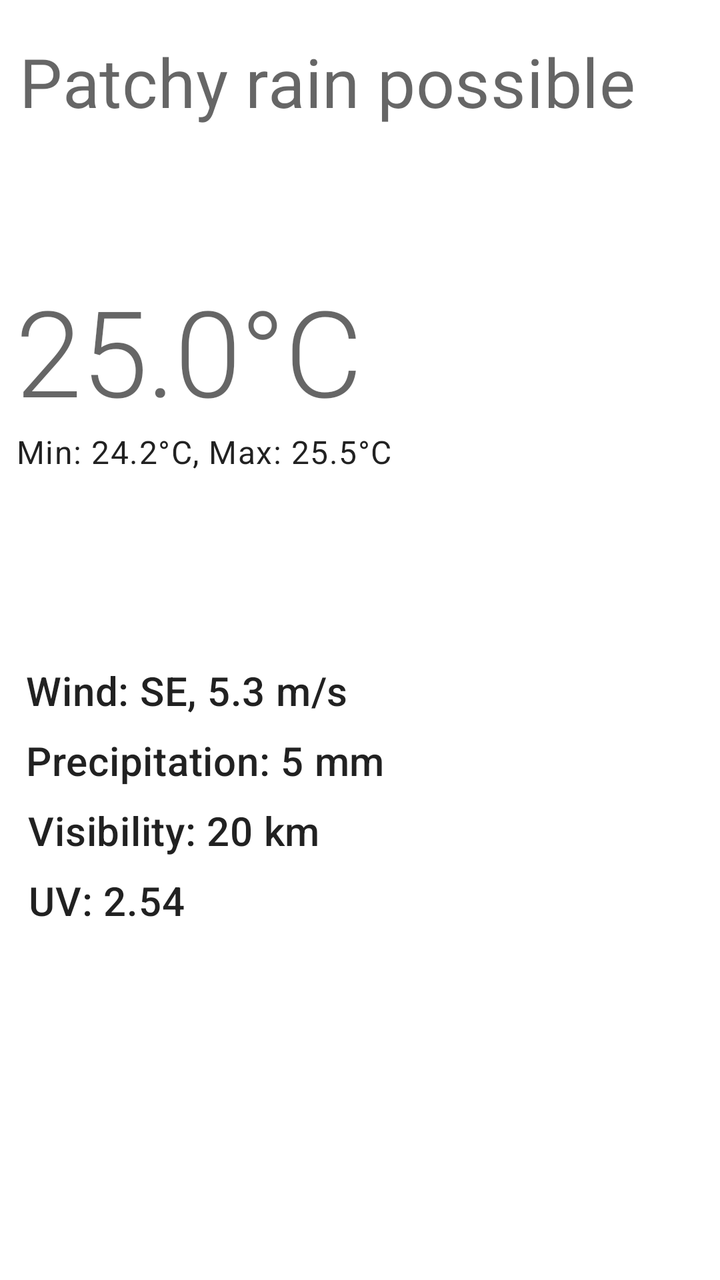
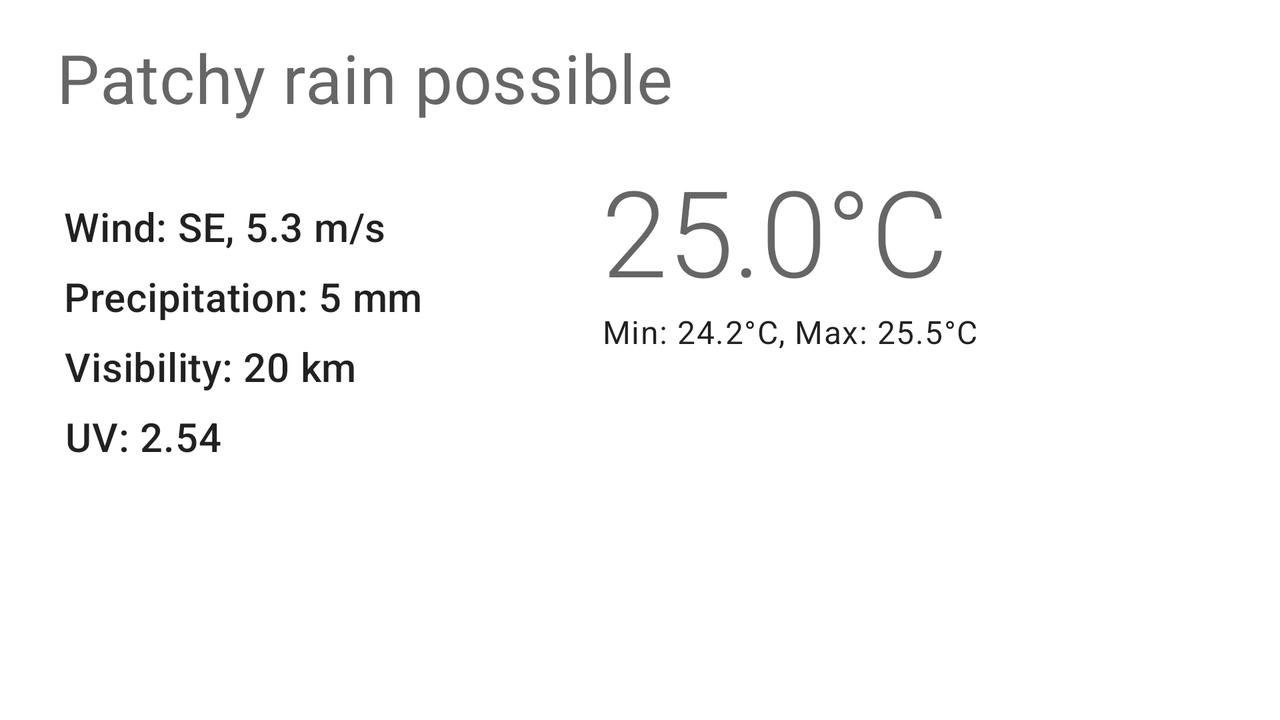

Two renders of one Android screen. The first uses the default layout on a phone; the second uses the alternative layout the repository ships for a different screen configuration, on a matching device. The two XML files are below.
<!-- AndroidManifest.xml: application theme AppTheme -->
<!-- res/layout/future_detail_weather_fragment.xml -->
<?xml version="1.0" encoding="utf-8"?>
<androidx.constraintlayout.widget.ConstraintLayout xmlns:app="http://schemas.android.com/apk/res-auto"
    xmlns:android="http://schemas.android.com/apk/res/android"
    android:layout_width="match_parent"
    android:layout_height="match_parent"
    xmlns:tools="http://schemas.android.com/tools">

    <androidx.constraintlayout.widget.Guideline
        android:id="@+id/guideline"
        android:layout_width="wrap_content"
        android:layout_height="wrap_content"
        android:orientation="vertical"
        app:layout_constraintGuide_begin="192dp" />

    <TextView
        android:id="@+id/textView_temperature"
        android:layout_width="wrap_content"
        android:layout_height="wrap_content"
        android:layout_marginStart="8dp"
        android:layout_marginEnd="8dp"
        android:layout_marginBottom="8dp"
        android:textAppearance="@style/TextAppearance.MaterialComponents.Headline2"
        app:layout_constraintBottom_toBottomOf="@+id/imageView_condition_icon"
        app:layout_constraintEnd_toStartOf="@+id/guideline"
        app:layout_constraintHorizontal_bias="0.0"
        app:layout_constraintStart_toStartOf="parent"
        app:layout_constraintTop_toTopOf="@+id/imageView_condition_icon"
        app:layout_constraintVertical_bias="1.0"
        tools:text="25.0°C" />

    <ImageView
        android:id="@+id/imageView_condition_icon"
        android:layout_width="0dp"
        android:layout_height="0dp"
        android:layout_marginStart="8dp"
        android:layout_marginTop="8dp"
        android:layout_marginEnd="8dp"
        android:layout_marginBottom="8dp"
        app:layout_constraintBottom_toBottomOf="parent"
        app:layout_constraintDimensionRatio="1:1"
        app:layout_constraintEnd_toEndOf="parent"
        app:layout_constraintHorizontal_bias="0.889"
        app:layout_constraintStart_toStartOf="parent"
        app:layout_constraintTop_toTopOf="parent"
        app:layout_constraintVertical_bias="0.234"
        app:layout_constraintWidth_percent="0.25"
        tools:src="@drawable/ic_weather_sunny"
        tools:tint="#f9a920" />

    <TextView
        android:id="@+id/textView_min_max_temperature"
        android:layout_width="wrap_content"
        android:layout_height="wrap_content"
        android:layout_marginEnd="8dp"
        android:layout_marginBottom="8dp"
        android:textAppearance="@style/TextAppearance.MaterialComponents.Body1"
        app:layout_constraintBottom_toBottomOf="parent"
        app:layout_constraintEnd_toEndOf="parent"
        app:layout_constraintHorizontal_bias="0.0"
        app:layout_constraintStart_toStartOf="@+id/textView_temperature"
        app:layout_constraintTop_toBottomOf="@+id/textView_temperature"
        app:layout_constraintVertical_bias="0.0"
        tools:text="Min: 24.2°C, Max: 25.5°C" />

    <TextView
        android:id="@+id/textView_condition"
        android:layout_width="wrap_content"
        android:layout_height="wrap_content"
        android:layout_marginStart="8dp"
        android:layout_marginTop="8dp"
        android:layout_marginEnd="8dp"
        android:layout_marginBottom="8dp"
        android:textAppearance="@style/TextAppearance.MaterialComponents.Headline4"
        app:layout_constraintBottom_toBottomOf="parent"
        app:layout_constraintEnd_toEndOf="parent"
        app:layout_constraintHorizontal_bias="0.043"
        app:layout_constraintStart_toStartOf="parent"
        app:layout_constraintTop_toTopOf="parent"
        app:layout_constraintVertical_bias="0.017"
        tools:text="Patchy rain possible" />

    <TextView
        android:id="@+id/textView_wind"
        android:layout_width="wrap_content"
        android:layout_height="wrap_content"
        android:layout_marginStart="8dp"
        android:layout_marginTop="8dp"
        android:layout_marginEnd="8dp"
        android:layout_marginBottom="8dp"
        android:textAppearance="@style/TextAppearance.MaterialComponents.Headline6"
        app:layout_constraintBottom_toBottomOf="parent"
        app:layout_constraintEnd_toEndOf="parent"
        app:layout_constraintHorizontal_bias="0.028"
        app:layout_constraintStart_toStartOf="parent"
        app:layout_constraintTop_toTopOf="parent"
        app:layout_constraintVertical_bias="0.542"
        tools:text="Wind: SE, 5.3 m/s" />

    <TextView
        android:id="@+id/textView_precipitation"
        android:layout_width="wrap_content"
        android:layout_height="wrap_content"
        android:layout_marginStart="8dp"
        android:layout_marginTop="8dp"
        android:layout_marginEnd="8dp"
        android:layout_marginBottom="8dp"
        android:textAppearance="@style/TextAppearance.MaterialComponents.Headline6"
        app:layout_constraintBottom_toBottomOf="parent"
        app:layout_constraintEnd_toEndOf="parent"
        app:layout_constraintHorizontal_bias="0.031"
        app:layout_constraintStart_toStartOf="parent"
        app:layout_constraintTop_toBottomOf="@+id/textView_wind"
        app:layout_constraintVertical_bias="0.0"
        tools:text="Precipitation: 5 mm" />

    <TextView
        android:id="@+id/textView_visibility"
        android:layout_width="wrap_content"
        android:layout_height="wrap_content"
        android:layout_marginStart="8dp"
        android:layout_marginTop="8dp"
        android:layout_marginEnd="8dp"
        android:layout_marginBottom="8dp"
        android:textAppearance="@style/TextAppearance.MaterialComponents.Headline6"
        app:layout_constraintBottom_toBottomOf="parent"
        app:layout_constraintEnd_toEndOf="parent"
        app:layout_constraintHorizontal_bias="0.031"
        app:layout_constraintStart_toStartOf="parent"
        app:layout_constraintTop_toBottomOf="@+id/textView_precipitation"
        app:layout_constraintVertical_bias="0.0"
        tools:text="Visibility: 20 km" />

    <TextView
        android:id="@+id/textView_uv"
        android:layout_width="wrap_content"
        android:layout_height="wrap_content"
        android:layout_marginStart="8dp"
        android:layout_marginTop="8dp"
        android:layout_marginEnd="8dp"
        android:layout_marginBottom="8dp"
        android:textAppearance="@style/TextAppearance.MaterialComponents.Headline6"
        app:layout_constraintBottom_toBottomOf="parent"
        app:layout_constraintEnd_toEndOf="parent"
        app:layout_constraintHorizontal_bias="0.024"
        app:layout_constraintStart_toStartOf="parent"
        app:layout_constraintTop_toBottomOf="@+id/textView_visibility"
        app:layout_constraintVertical_bias="0.0"
        tools:text="UV: 2.54" />


</androidx.constraintlayout.widget.ConstraintLayout>
<!-- resources referenced by this layout -->
<resources>
  <style name="AppTheme" parent="Theme.MaterialComponents.Light.DarkActionBar">
          
          <item name="colorPrimary">@color/colorPrimary</item>
          <item name="colorPrimaryDark">@color/colorPrimaryDark</item>
          <item name="colorAccent">@color/colorAccent</item>
          
          <item name="windowActionBar">false</item>
          <item name="windowNoTitle">true</item>
      </style>
</resources>
<!-- res/layout-land/future_detail_weather_fragment.xml (the repository's variant of the layout above) -->
<!-- drawn on the phone turned sideways -->
<?xml version="1.0" encoding="utf-8"?>
<androidx.constraintlayout.widget.ConstraintLayout xmlns:android="http://schemas.android.com/apk/res/android"
    xmlns:app="http://schemas.android.com/apk/res-auto"
    xmlns:tools="http://schemas.android.com/tools"
    android:layout_width="match_parent"
    android:layout_height="match_parent">

    <androidx.constraintlayout.widget.Guideline
        android:id="@+id/guideline"
        android:layout_width="wrap_content"
        android:layout_height="wrap_content"
        android:orientation="vertical"
        app:layout_constraintGuide_begin="482dp" />

    <TextView
        android:id="@+id/textView_temperature"
        android:layout_width="wrap_content"
        android:layout_height="wrap_content"
        android:layout_marginStart="8dp"
        android:layout_marginEnd="8dp"
        android:layout_marginBottom="32dp"
        android:textAppearance="@style/TextAppearance.MaterialComponents.Headline2"
        app:layout_constraintBottom_toTopOf="@+id/guideline2"
        app:layout_constraintEnd_toStartOf="@+id/guideline"
        app:layout_constraintHorizontal_bias="1.0"
        app:layout_constraintStart_toStartOf="parent"
        app:layout_constraintTop_toBottomOf="@+id/textView_condition"
        app:layout_constraintVertical_bias="0.246"
        tools:text="25.0°C" />

    <ImageView
        android:id="@+id/imageView_condition_icon"
        android:layout_width="162dp"
        android:layout_height="147dp"
        android:layout_marginStart="8dp"
        android:layout_marginTop="8dp"
        android:layout_marginEnd="8dp"
        android:layout_marginBottom="8dp"
        app:layout_constraintBottom_toBottomOf="parent"
        app:layout_constraintDimensionRatio="1:1"
        app:layout_constraintEnd_toEndOf="parent"
        app:layout_constraintHorizontal_bias="0.954"
        app:layout_constraintStart_toStartOf="parent"
        app:layout_constraintTop_toTopOf="parent"
        app:layout_constraintVertical_bias="0.278"
        app:layout_constraintWidth_percent="0.25"
        tools:src="@drawable/ic_weather_sunny"
        tools:tint="#f9a920" />

    <TextView
        android:id="@+id/textView_min_max_temperature"
        android:layout_width="wrap_content"
        android:layout_height="wrap_content"
        android:layout_marginEnd="8dp"
        android:layout_marginBottom="8dp"
        android:textAppearance="@style/TextAppearance.MaterialComponents.Body1"
        app:layout_constraintBottom_toBottomOf="parent"
        app:layout_constraintEnd_toEndOf="parent"
        app:layout_constraintHorizontal_bias="0.0"
        app:layout_constraintStart_toStartOf="@+id/textView_temperature"
        app:layout_constraintTop_toBottomOf="@+id/textView_temperature"
        app:layout_constraintVertical_bias="0.0"
        tools:text="Min: 24.2°C, Max: 25.5°C" />

    <TextView
        android:id="@+id/textView_condition"
        android:layout_width="wrap_content"
        android:layout_height="wrap_content"
        android:layout_marginStart="8dp"
        android:layout_marginTop="16dp"
        android:layout_marginEnd="8dp"
        android:textAppearance="@style/TextAppearance.MaterialComponents.Headline4"
        app:layout_constraintEnd_toEndOf="parent"
        app:layout_constraintHorizontal_bias="0.064"
        app:layout_constraintStart_toStartOf="parent"
        app:layout_constraintTop_toTopOf="parent"
        tools:text="Patchy rain possible" />

    <TextView
        android:id="@+id/textView_wind"
        android:layout_width="wrap_content"
        android:layout_height="wrap_content"
        android:layout_marginStart="8dp"
        android:layout_marginEnd="8dp"
        android:layout_marginBottom="8dp"
        android:textAppearance="@style/TextAppearance.MaterialComponents.Headline6"
        app:layout_constraintBottom_toBottomOf="parent"
        app:layout_constraintEnd_toEndOf="parent"
        app:layout_constraintHorizontal_bias="0.052"
        app:layout_constraintStart_toStartOf="parent"
        app:layout_constraintTop_toBottomOf="@+id/textView_condition"
        app:layout_constraintVertical_bias="0.146"
        tools:text="Wind: SE, 5.3 m/s" />

    <TextView
        android:id="@+id/textView_uv"
        android:layout_width="wrap_content"
        android:layout_height="wrap_content"
        android:layout_marginStart="8dp"
        android:layout_marginTop="8dp"
        android:layout_marginEnd="8dp"
        android:layout_marginBottom="8dp"
        android:textAppearance="@style/TextAppearance.MaterialComponents.Headline6"
        app:layout_constraintBottom_toBottomOf="parent"
        app:layout_constraintEnd_toEndOf="parent"
        app:layout_constraintHorizontal_bias="0.045"
        app:layout_constraintStart_toStartOf="parent"
        app:layout_constraintTop_toBottomOf="@+id/textView_visibility"
        app:layout_constraintVertical_bias="0.0"
        tools:text="UV: 2.54" />

    <TextView
        android:id="@+id/textView_precipitation"
        android:layout_width="wrap_content"
        android:layout_height="wrap_content"
        android:layout_marginStart="8dp"
        android:layout_marginTop="8dp"
        android:layout_marginEnd="8dp"
        android:layout_marginBottom="8dp"
        android:textAppearance="@style/TextAppearance.MaterialComponents.Headline6"
        app:layout_constraintBottom_toBottomOf="parent"
        app:layout_constraintEnd_toEndOf="parent"
        app:layout_constraintHorizontal_bias="0.054"
        app:layout_constraintStart_toStartOf="parent"
        app:layout_constraintTop_toBottomOf="@+id/textView_wind"
        app:layout_constraintVertical_bias="0.0"
        tools:text="Precipitation: 5 mm" />

    <TextView
        android:id="@+id/textView_visibility"
        android:layout_width="wrap_content"
        android:layout_height="wrap_content"
        android:layout_marginStart="8dp"
        android:layout_marginTop="8dp"
        android:layout_marginEnd="8dp"
        android:layout_marginBottom="8dp"
        android:textAppearance="@style/TextAppearance.MaterialComponents.Headline6"
        app:layout_constraintBottom_toBottomOf="parent"
        app:layout_constraintEnd_toEndOf="parent"
        app:layout_constraintHorizontal_bias="0.051"
        app:layout_constraintStart_toStartOf="parent"
        app:layout_constraintTop_toBottomOf="@+id/textView_precipitation"
        app:layout_constraintVertical_bias="0.0"
        tools:text="Visibility: 20 km" />

    <androidx.constraintlayout.widget.Guideline
        android:id="@+id/guideline2"
        android:layout_width="wrap_content"
        android:layout_height="wrap_content"
        android:orientation="horizontal"
        app:layout_constraintGuide_percent="0.6374696" />


</androidx.constraintlayout.widget.ConstraintLayout>
